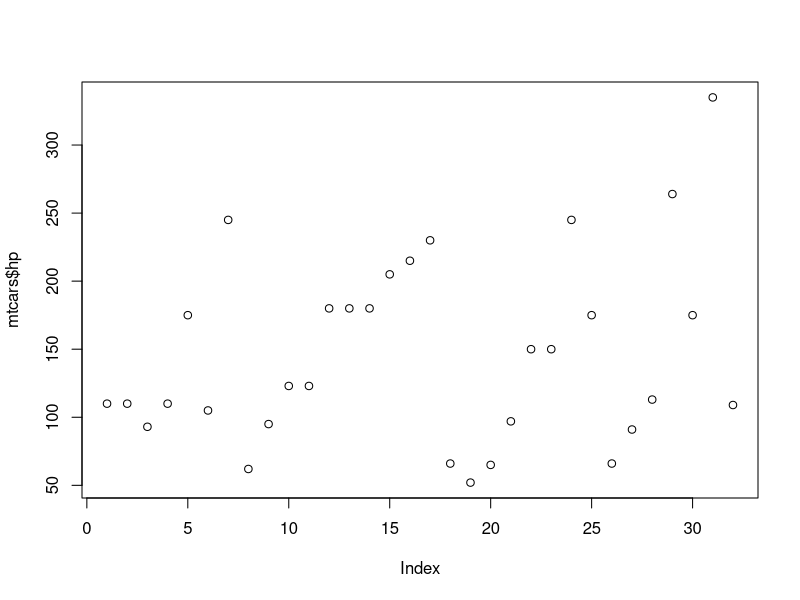
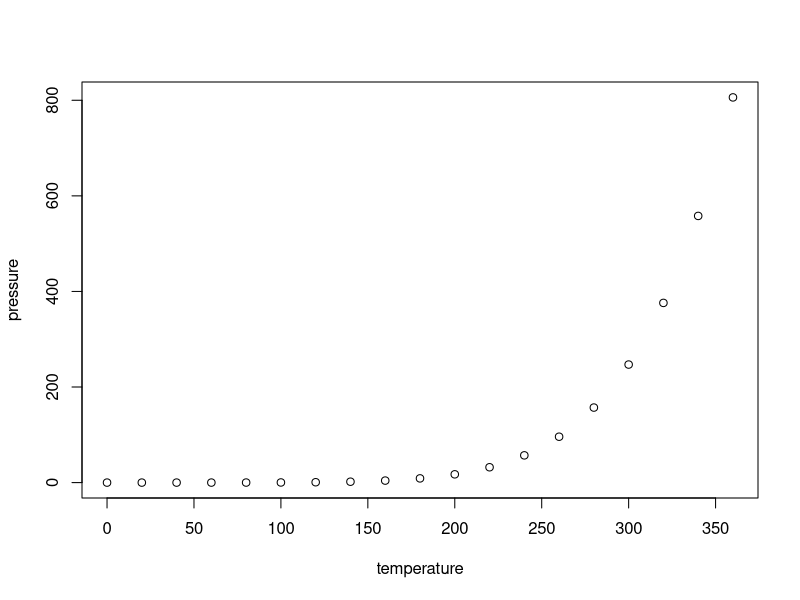

Recreate these plots in R, in order.
## ---- chunk 1
knitr::opts_chunk$set(echo = FALSE)
## ---- chunk 2
plot(mtcars$hp)
## ---- chunk 3
summary(cars)
## ---- chunk 4
plot(pressure)
